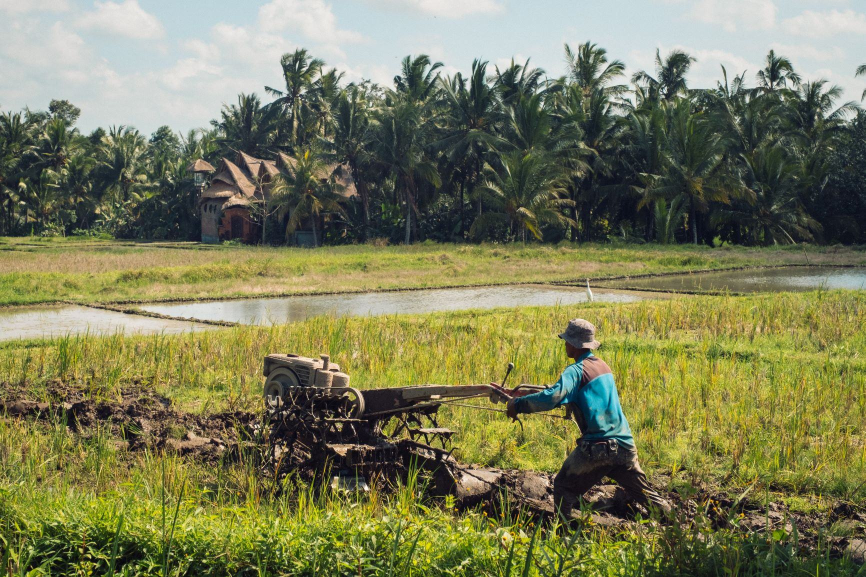
#> input picture tests/images/business-work-1.jpg, 1731 x 1154 px (shown at 1/2 size)
$ python -i cli.py   (imports and definitions only)
#> lines starting #> are read from the running program, lines starting #| are printed output that depends on the picture; after the words box and inside, x2 and y2 are one past the last pixel; in counts of white or black regions, pixels touching at a corner belong together
#> in main, image is the input picture: PIL image 1731x1154 RGB; mean R, G, B 123.1, 124.7, 89
### smartcrop/library.py
from dataclasses import dataclass
import math
from typing import Literal

import numpy as np
from PIL import Image
from PIL.ImageFilter import Kernel


DEFAULT_SKIN_COLOR = (0.78, 0.57, 0.44)


@dataclass(eq=False, slots=True)
class SmartCrop:  # pylint:disable=too-many-instance-attributes
    detail_weight: float = 0.2
    edge_radius: float = 0.4
    edge_weight: float = -20
    outside_importance: float = -0.5
    rule_of_thirds: bool = True
    saturation_bias: float = 0.2
    saturation_brightness_max: float = 0.9
    saturation_brightness_min: float = 0.05
    saturation_threshold: float = 0.4
    saturation_weight: float = 0.3
    score_down_sample: int = 8
    skin_bias: float = 0.01
    skin_brightness_max: float = 1
    skin_brightness_min: float = 0.2
    skin_color: tuple[float, float, float] = DEFAULT_SKIN_COLOR
    skin_threshold: float = 0.8
    skin_weight: float = 1.8
    alpha_fill: tuple[int, int, int] = (255, 255, 255)
    alpha_strategy: Literal['discard', 'composite'] = 'discard'

    def analyse(  # pylint:disable=too-many-arguments,too-many-locals
        self,
        image: Image.Image,
        crop_width: int,
        crop_height: int,
        *,
        max_scale: float = 1,
        min_scale: float = 0.9,
        num_scale_steps: int = 2,
        step: int = 8
    ) -> dict:
        """
        Analyze image and return some suggestions of crops (coordinates).
        This implementation / algorithm is really slow for large images.
        Use `crop()` which is pre-scaling the image before analyzing it.
        Set `alpha_strategy` to 'composite' to flatten transparency onto
        `alpha_fill` instead of reading the color stored under transparent
        pixels.
        """
        if self.alpha_strategy not in ('discard', 'composite'):
            raise ValueError(
                f"alpha_strategy should be 'discard' or 'composite'! Got: {self.alpha_strategy!r}"
            )
        if self.alpha_strategy == 'composite':
            image = Image.alpha_composite(
                Image.new('RGBA', image.size, (*self.alpha_fill, 255)),
                image.convert('RGBA')
            )
        if image.mode != 'RGB':
            image = image.convert('RGB')

        analyse_image = self.prepare_features_image(image)
        downsampled_features = analyse_image.resize(
            (
                math.ceil(image.size[0] / self.score_down_sample),
                math.ceil(image.size[1] / self.score_down_sample)
            ),
            Image.Resampling.LANCZOS
        )

        precomputed_features = self.precompute_features(downsampled_features)
        features_sum = np.sum(precomputed_features)
        prescore = features_sum * self.outside_importance

        crops = self.crops(
            image,
            crop_width,
            crop_height,
            max_scale=max_scale,
            min_scale=min_scale,
            num_scale_steps=num_scale_steps,
            step=step
        )

        cached_importances = {}
        inv_down_sample = 1 / self.score_down_sample

        for crop in crops:
            cx, cy, cw, ch = map(
                lambda val: int(val * inv_down_sample),
                [crop['x'], crop['y'], crop['width'], crop['height']]
            )

            if (cw, ch) not in cached_importances:
                cached_importances[(cw, ch)] = self.get_importance(
                    width=cw, height=ch
                ) - self.outside_importance
            importance = cached_importances[(cw, ch)]

            crop['score'] = self.score(
                precomputed_features, prescore, (cx, cy, cw, ch), importance
            )

        top_crop = max(crops, key=lambda c: c['score'])

        return {'analyse_image': analyse_image, 'crops': crops, 'top_crop': top_crop}

    def crop(  # pylint:disable=too-many-arguments,too-many-locals
        self,
        image: Image.Image,
        width: int,
        height: int,
        *,
        prescale: bool = True,
        max_scale: float = 1,
        min_scale: float = 0.9,
        num_scale_steps: int = 2,
        step: int = 8
    ) -> dict:
        """
        Scale the image, analyze it, and suggest a crop. This is for sure
        the function you want to use.
        """
#> called with width = 100, height = 100, prescale = True, max_scale = 1, min_scale = 0.9, num_scale_steps = 2, step = 8
        scale = min(image.size[0] / width, image.size[1] / height)
#> scale = 11.54
        crop_width = int(math.floor(width * scale))
#> crop_width = 1154
        crop_height = int(math.floor(height * scale))
#> crop_height = 1154
        # img = 100x100, width = 95x95, scale = 100/95, 1/scale > min
        # don't set minscale smaller than 1/scale
        # -> don't pick crops that need upscaling
        min_scale = min(max_scale, max(1 / scale, min_scale))
#> min_scale = 0.9

        prescale_size = 1
        if prescale:
            prescale_size = 1 / scale / min_scale
#> prescale_size = 0.0963
            if prescale_size < 1:
                image = image.resize(
                    (int(image.size[0] * prescale_size), int(image.size[1] * prescale_size)),
                    Image.Resampling.LANCZOS)
#> image: PIL image 166x111 RGB
                crop_width = int(math.floor(crop_width * prescale_size))
#> crop_width = 111
                crop_height = int(math.floor(crop_height * prescale_size))
#> crop_height = 111
            else:
                prescale_size = 1

        result = self.analyse(
            image,
            crop_width=crop_width,
            crop_height=crop_height,
            min_scale=min_scale,
            max_scale=max_scale,
            num_scale_steps=num_scale_steps,
            step=step)

        for i in range(len(result['crops'])):
            crop = result['crops'][i]
            crop['x'] = int(math.floor(crop['x'] / prescale_size))
            crop['y'] = int(math.floor(crop['y'] / prescale_size))
            crop['width'] = int(math.floor(crop['width'] / prescale_size))
            crop['height'] = int(math.floor(crop['height'] / prescale_size))
            result['crops'][i] = crop
        return result

    def crops(  # pylint:disable=too-many-arguments,too-many-locals
        self,
        image: Image.Image,
        crop_width: int,
        crop_height: int,
        *,
        max_scale: float = 1,
        min_scale: float = 0.9,
        num_scale_steps: int = 2,
        step: int = 8
    ) -> list[dict]:
        """
        Generate a list of potential crop coordinates across different scales
        for a given image size. Please note that the following conditions must
        be met: 0 < min_scale ≤ max_scale ≤ 1, num_scale_steps > 0
        """
        if not isinstance(num_scale_steps, int):
            raise ValueError(
                f'num_scale_steps should be an integer! Got: {type(num_scale_steps).__name__}'
            )
        if not isinstance(step, int):
            raise ValueError(
                f'step should be an integer! Got: {type(step).__name__}'
            )
        if num_scale_steps < 1:
            raise ValueError(
                f'num_scale_steps must be at least 1! Got: {num_scale_steps}'
            )
        if max_scale == min_scale and num_scale_steps > 1:
            num_scale_steps = 1
        if not 0 < min_scale <= max_scale <= 1:
            op1 = '!' if max_scale > 1 else '≤'
            op2 = '!' if min_scale > max_scale else '≤'
            op3 = '!' if min_scale <= 0 else '<'

            def f(num):
                s = str(num).rjust(9)[:9]
                return s if s[0] == ' ' else s[:8] + '…'

            raise ValueError(
                'Bad scale bounds!\n'
                f'  Expected: 0 < min_scale ≤ max_scale ≤ 1\n'
                f'  Received: 0 {op3} {f(min_scale)} {op2} {f(max_scale)} {op1} 1'
            )

        image_width, image_height = image.size
        crops = []
        last_crop_size = None
        for scale in np.linspace(max_scale, min_scale, num_scale_steps):
            crop_size = (
                math.ceil(crop_width * scale), math.ceil(crop_height * scale)
            )
            if last_crop_size == crop_size:
                continue
            last_crop_size = crop_size
            for y in range(0, image_height - crop_size[1] + 1, step):
                for x in range(0, image_width - crop_size[0] + 1, step):
                    crops.append({
                        'x': x,
                        'y': y,
                        'width': crop_size[0],
                        'height': crop_size[1],
                    })
        if not crops:
            raise ValueError(locals())
        return crops

    # [37 lines left out: function debug_crop, not called in this run]

    def prepare_features_image(self, image: Image.Image) -> Image.Image:
        """
        Prepare a combined image with skin, edges and saturation features.
        """
        # luminance
        cie_image = image.convert('L', (0.2126, 0.7152, 0.0722, 0))
        cie_array = np.asarray(cie_image, dtype=np.float32)  # [0; 255]
        image_array = np.array(image, dtype=np.float32)

        return Image.merge(
            mode='RGB',
            bands=(
                self.detect_skin(cie_array, image_array),
                self.detect_edge(cie_image),
                self.detect_saturation(cie_array, image_array),
            )
        )

    @staticmethod
    def detect_feature(
        feature_data: np.ndarray,
        threshold: float,
        min_cie: float,
        max_cie: float,
        cie_array: np.ndarray
    ) -> Image.Image:
        """
        Shared routine for detecting features.
        """
#> called with threshold = 0.8, min_cie = 0.2, max_cie = 1
        mask = (
            (feature_data > threshold) &
            (cie_array >= min_cie * 255) &
            (cie_array <= max_cie * 255)
        )
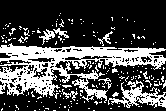
#> mask: shape (111, 166) bool; 29.7% white; 185 white regions (174 under 20 px), largest, box (x1, y1, x2, y2) and area: (0, 43, 166, 103) 3915, (108, 80, 166, 108) 605, (39, 29, 55, 45) 90
        feature_data = (feature_data - threshold) * (255 / (1 - threshold))
        feature_data[~mask] = 0

        return Image.fromarray(feature_data.astype(np.uint8))

    def detect_edge(self, cie_image: Image.Image) -> Image.Image:
        """
        Detect the edges feature of the image.
        """
        return cie_image.filter(
            Kernel(
                (3, 3), (0, -1, 0, -1, 4, -1, 0, -1, 0), 1, 1)
        )

    def detect_saturation(self, cie_array: np.ndarray, source_image: np.ndarray) -> Image.Image:
        """
        Detect saturated areas in an image.
        """
        r = source_image[..., 0]
        g = source_image[..., 1]
        b = source_image[..., 2]

        maximum = np.maximum(np.maximum(r, g), b)
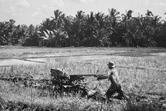
#> maximum: shape (111, 166) float32; min 8, max 244, mean 129.9
        minimum = np.minimum(np.minimum(r, g), b)
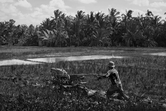
#> minimum: shape (111, 166) float32; min 0, max 242, mean 85.1
        s = (maximum + minimum) / 255
        d = (maximum - minimum) / 255
        s[maximum == minimum] = 0.001  # avoid division by zero
#> s: shape (111, 166) float32; min 0.001, max 1.91, mean 0.843
        mask = s > 1
#> mask: shape (111, 166) bool; 27.6% white; 197 white regions (189 under 20 px), largest, box (x1, y1, x2, y2) and area: (0, 0, 166, 29) 3077, (0, 49, 134, 70) 1193, (0, 47, 51, 56) 192
        s[mask] = 2 - s[mask]
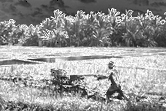
#> s: shape (111, 166) float32; min 0.001, max 1, mean 0.587
        saturation_data = d / s
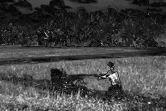
#> saturation_data: shape (111, 166) float32; min 0, max 1, mean 0.263

        return SmartCrop.detect_feature(
            feature_data=saturation_data,
            threshold=self.saturation_threshold,
            min_cie=self.saturation_brightness_min,
            max_cie=self.saturation_brightness_max,
            cie_array=cie_array,
        )
#> in detect_feature (call 2), `mask = ( (feature_data > threshold) & (cie_array >= min_cie * 255) & (..`: mask: shape (111, 166) bool; 24.4% white; 117 white regions (109 under 20 px), largest, box (x1, y1, x2, y2) and area: (0, 56, 166, 96) 2312, (0, 81, 127, 111) 1530, (84, 78, 111, 91) 218

    def detect_skin(self, cie_array: np.ndarray, source_image: np.ndarray) -> Image.Image:
        """
        Detect the skin feature of the image.
        """
        r = source_image[..., 0]
        g = source_image[..., 1]
        b = source_image[..., 2]

        mag = np.sqrt(r * r + g * g + b * b) + 0.001   # avoid division by zero
        rd = r / mag - self.skin_color[0]
        gd = g / mag - self.skin_color[1]
        bd = b / mag - self.skin_color[2]

        skin_data = 1 - np.sqrt(rd * rd + gd * gd + bd * bd)

        return SmartCrop.detect_feature(
            feature_data=skin_data,
            threshold=self.skin_threshold,
            min_cie=self.skin_brightness_min,
            max_cie=self.skin_brightness_max,
            cie_array=cie_array,
        )

    def get_importance(self, height: int, width: int) -> np.ndarray:
        """
        Generate composite weighting map for a scoring crop.
        """
        # the original importance has a scaling that not include 1.0
        xx = np.linspace(0.0, 1.0, width, endpoint=False, dtype=np.float32)
        yy = np.linspace(0.0, 1.0, height, endpoint=False, dtype=np.float32)
        px = np.abs(0.5 - xx) * 2
        py = np.abs(0.5 - yy) * 2
        edge_threshold = 1.0 - self.edge_radius
        dx = np.maximum(px - edge_threshold, 0.0)
        dy = np.maximum(py - edge_threshold, 0.0)
        d = (np.square(dy[:, np.newaxis]) + np.square(dx)) * self.edge_weight
        # 1.41 is just an approximation of the square root of 2, no magic
        s = 1.41 - np.sqrt(np.square(py[:, np.newaxis]) + np.square(px))

        if self.rule_of_thirds:
            def thirds(t):
                # that's kind of parabola centered at 1/3
                t = 1.0 - 64.0 * np.square(t - 1.0 / 3)
                return np.maximum(t, 0.0)
            # 1.2 is pure magic from original js code
            thirds_weight = (thirds(py)[:, np.newaxis] + thirds(px)) * 1.2
            intermediate = s + d + 0.5
            s += np.maximum(intermediate, 0.0) * thirds_weight

        return s + d

    def precompute_features(self, features_image: Image.Image) -> np.ndarray:
        """
        Apply scaling, biasing, and weighting transformations to image features.
        """
        features = np.array(features_image).astype(np.float32)
        inv255 = 1 / 255
        features *= inv255

        skin = features[..., 0]
        detail = features[..., 1]
        saturation = features[..., 2]

        skin *= detail + self.skin_bias
        saturation *= detail + self.saturation_bias

        precomputed = (
            skin * self.skin_weight +
            detail * self.detail_weight +
            saturation * self.saturation_weight
        )

        return precomputed

    def score(
        self,
        features_data: np.ndarray,
        prescore: float,
        crop_dimensions: tuple[int, int, int, int],
        importance: np.ndarray
    ) -> float:
        """
        Calculate a score for a crop region.
        """
        x, y, w, h = crop_dimensions

        score = prescore + np.sum(
            features_data[y: y + h, x: x + w] * importance
        )
        total = score / (w * h)
        # cast np.float32 to float lets SmartCrop output look a little cleaner
        return float(total)

### smartcrop/cli.py
import argparse
import json
import sys

from PIL import Image, ImageOps

from .library import SmartCrop


def parse_argument() -> argparse.Namespace:
    parser = argparse.ArgumentParser()
    arg = parser.add_argument
    arg('inputfile', metavar='INPUT_FILE', help='Input image file')
    arg('outputfile', metavar='OUTPUT_FILE', help='Output image file')
    arg('--debug-file', metavar='DEBUG_FILE', help='Debugging image file')
    arg('--width', type=int, default=100, help='Crop width')
    arg('--height', type=int, default=100, help='Crop height')
    return parser.parse_args()


def main() -> None:
    options = parse_argument()

    image = Image.open(options.inputfile)

    # Apply orientation from EXIF metadata
    image = image = ImageOps.exif_transpose(image)

    # Ensure image is in RGB (convert it otherwise)
    if image.mode != 'RGB':
        sys.stderr.write(f"{image.mode} convert from mode='{options.inputfile}' to mode='RGB'\n")
        image = image.convert('RGB')

    cropper = SmartCrop()
    result = cropper.crop(image, width=100, height=int(options.height / options.width * 100))
#> in prepare_features_image, `return Image.merge( mode='RGB', bands=( self.detect_skin(cie_array, im..`:
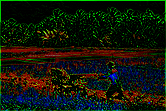
#> returned value: PIL image 166x111 RGB; mean R, G, B 18.8, 24.4, 10.1
#> in analyse, `features_sum = np.sum(precomputed_features)`: features_sum = 10.69
#> in analyse, `prescore = features_sum * self.outside_importance`: prescore = -5.35
#> in analyse, `crops = self.crops( image, crop_width, crop_height, max_scale=max_scal..`: crops = 25 items
#> the loop in analyse, `for crop in crops:` made 25 passes
#> (cx, cy, cw, ch) on passes 2, 3, 4, 5, 6, 7, 9, 10, 11: (1, 0, 13, 13), (2, 0, 13, 13), (3, 0, 13, 13), (4, 0, 13, 13), (5, 0, 13, 13), (6, 0, 13, 13), (1, 0, 12, 12), (2, 0, 12, 12), (3, 0, 12, 12)
#> (cx, cy, cw, ch) on passes 1, 8: (0, 0, 13, 13), (0, 0, 12, 12)
#> after the loop in analyse, `for crop in crops:`: cached_importances = 2 items
#> in analyse, `top_crop = max(crops, key=lambda c: c['score'])`: top_crop = {'x': 8, 'y': 0, 'width': 111, 'height': 111, 'score': 0.00557}
#> in crop, `result = self.analyse( image, crop_width=crop_width, crop_height=crop_..`: result = 3 items
#> the loop in crop, `for i in range(len(result['crops'])):` made 25 passes
#> result = 3 items

    box = (
        result['top_crop']['x'],
        result['top_crop']['y'],
        result['top_crop']['width'] + result['top_crop']['x'],
        result['top_crop']['height'] + result['top_crop']['y']
    )
#> box = (83, 0, 1235, 1152)

    if options.debug_file:
        analyse_image = result.pop('analyse_image')
        cropper.debug_crop(analyse_image, result['top_crop'], image.size).save(options.debug_file)
        print(json.dumps(result))

    cropped_image = image.crop(box)
    cropped_image.thumbnail((options.width, options.height), Image.Resampling.LANCZOS)
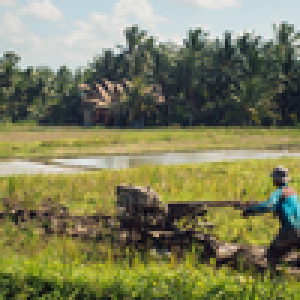
#> cropped_image: PIL image 100x100 RGB (shown 3 times larger); mean R, G, B 125.6, 126.8, 92.1
    cropped_image.save(options.outputfile, 'JPEG', quality=90)

>>> result = main()
